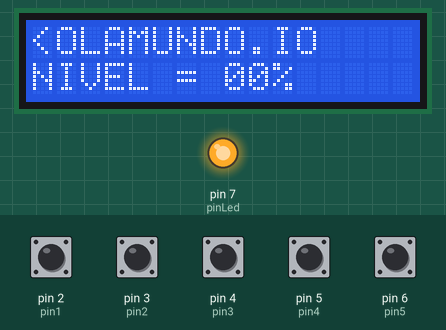
Simulated run of this sketch. Board: Arduino Uno, built with avr-gcc and run on an emulated ATmega328P. Parts: 16×2 character LCD, output pins drawn as LEDs (lit = HIGH). The test bench sets the inputs (shaded band); at power-on: pin 2 (pin1), pin 3 (pin2), pin 4 (pin3), pin 5 (pin4), pin 6 (pin5) HIGH.

Above: at 1.2 s.
1.3 s: pin 2 (pin1) pulled LOW for 0.15 s
At 2.0 s:
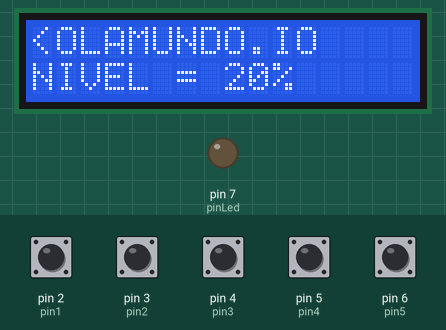
2.9 s: pin 3 (pin2) pulled LOW for 0.15 s
At 3.4 s:
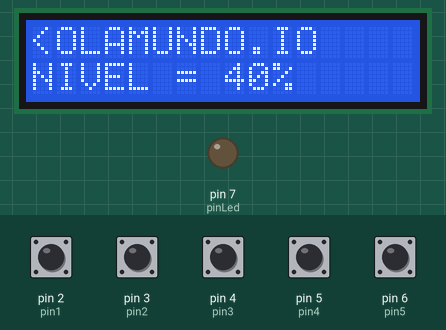
4.5 s: pin 4 (pin3) pulled LOW for 0.15 s
At 5.6 s:
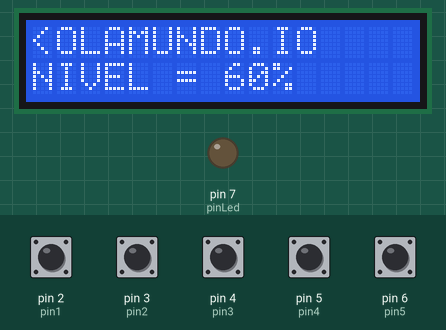
6.1 s: pin 5 (pin4) pulled LOW for 0.15 s
7.7 s: pin 6 (pin5) pulled LOW for 0.15 s
At 8.3 s:
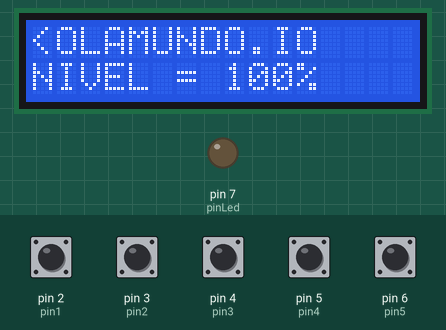
Timing chart, 0 to 10.3 s (numbered marks = the images above; inputs shaded):
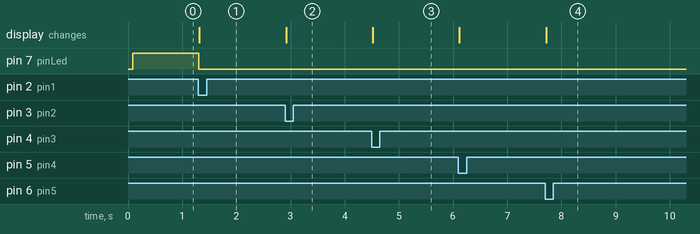

The sketch:

Nivel_de_liquido.ino
```cpp
#include <LiquidCrystal_I2C.h>
#include <Wire.h>

LiquidCrystal_I2C lcd(0x27, 16, 2);

#define pin1 2
#define pin2 3
#define pin3 4
#define pin4 5
#define pin5 6
#define pinLed 7

//Estado dos botões
int estadoPin1 = 0;
int estadoPin2 = 0;
int estadoPin3 = 0;
int estadoPin4 = 0;
int estadoPin5 = 0;

//Variaveis auxiliares
bool auxPin1 = false;
bool auxPin2 = false;
bool auxPin3 = false;
bool auxPin4 = false;


void setup() {

  Serial.begin(9600);
  pinMode(pin1, INPUT_PULLUP);
  pinMode(pin2, INPUT_PULLUP);
  pinMode(pin3, INPUT_PULLUP);
  pinMode(pin4, INPUT_PULLUP);
  pinMode(pin5, INPUT_PULLUP);
  pinMode(pinLed, OUTPUT);

  lcd.init();
  lcd.setBacklight(HIGH);
  lcd.setCursor(0, 0);
  lcd.print("<OLAMUNDO.IO");
  lcd.setCursor(0, 1);
  lcd.print("NIVEL = ");
  lcd.setCursor(8, 1);
  lcd.print("00%");
  digitalWrite(pinLed, HIGH);
}

void loop() {
  estadoPin1 = digitalRead(pin1);
  estadoPin2 = digitalRead(pin2);
  estadoPin3 = digitalRead(pin3);
  estadoPin4 = digitalRead(pin4);
  estadoPin5 = digitalRead(pin5);

  if (estadoPin1 == LOW && auxPin1 == false) {
    digitalWrite(pinLed, LOW);
    lcd.setCursor(0, 1);
    lcd.print("NIVEL = ");
    lcd.setCursor(8, 1);
    lcd.print("20");
    lcd.setCursor(10, 1);
    lcd.print("%");
    auxPin1 = true;

  }

  else if (estadoPin2 == LOW && auxPin2 == false ) {
    lcd.setCursor(0, 1);
    lcd.print("NIVEL = ");
    lcd.setCursor(8, 1);
    lcd.print("40");
    lcd.setCursor(10, 1);
    lcd.print("%");
    auxPin2 = true;
  }
  else if (estadoPin3 == LOW && auxPin3 == false ) {
    lcd.setCursor(0, 1);
    lcd.print("NIVEL = ");
    lcd.setCursor(8, 1);
    lcd.print("60");
    lcd.setCursor(10, 1);
    lcd.print("%");
    auxPin3 = true;
  }
  else if (estadoPin4 == LOW && auxPin4 == false ) {
    lcd.setCursor(0, 1);
    lcd.print("NIVEL = ");
    lcd.setCursor(8, 1);
    lcd.print("80");
    lcd.setCursor(10, 1);
    lcd.print("%");
    auxPin4 = true;
  }
  else if (estadoPin5 == LOW) {
    lcd.setCursor(0, 1);
    lcd.print("NIVEL = ");
    lcd.setCursor(8, 1);
    lcd.print("100");
    lcd.setCursor(11, 1);
    lcd.print("%");
  }
  else {
    lcd.setCursor(0, 1);
    lcd.print("NIVEL = ");
    lcd.setCursor(8, 1);
    lcd.print("");

  }

}
```

Measured:
- after the input at 1.3 s, pin 7 (pinLed): HIGH → LOW at once; the display: changes at once (image 1)
- after the input at 2.9 s, the display: changes at once (image 2)
- after the input at 4.5 s, the display: changes at once (image 3)
- after the input at 7.7 s, the display: changes at once (image 4)
